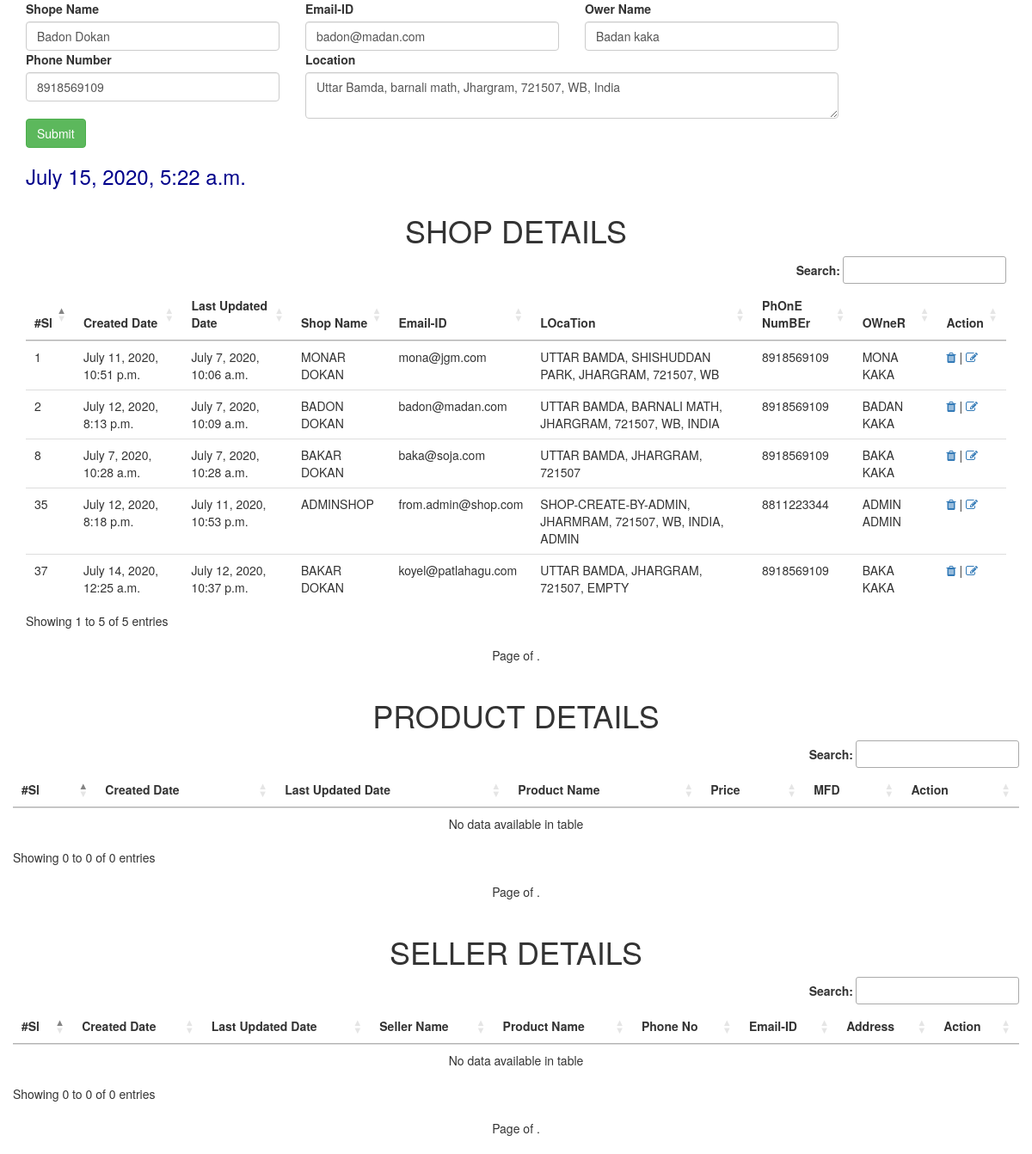
Page /myapp1/hello/2/edit on the committed database.
### myapp1/models.py (models this page shows)
class MyShop(models.Model):
    shop_name = models.CharField(max_length=100)
    shop_email = models.EmailField(max_length=100)
    shop_location = models.TextField()
    shop_phono = models.IntegerField(null=False, blank=False)
    shop_ownner = models.CharField(max_length=100, null=False, blank=False)
    shop_owner_pic = models.ImageField(upload_to='shop', max_length=100, default="N/A")
    created_at = models.DateTimeField(auto_now=True)
    updated_at = models.DateTimeField(auto_now_add=True)
    class Meta:
        db_table = "ShopDetail"

### myapp1/views.py (the view)
def hello_single(request, id):
    today_time = datetime.datetime.now()
    row = get_object_or_404(MyShop, id = id)
    obj = {"edit": 1, "shop": 1, "editval": row, "shopdetails": MyShop.objects.all().order_by('-id'), "datetime": today_time}
    template = loader.get_template('hello.html')
    return HttpResponse(template.render(obj))

### myapp1/templates/hello.html (shortened to what this page needs)
{% extends "layout/layout.html" %}
    {% block content %}
        {% if edit == 1 and shop == 1 %}
        <div class="container">
            <form method="post" action="{% url 'shop-update' editval.id %}">
                <div class="row">
                    <div class="col-md-10">
                        <div class="row">
                            <div class="col-md-4">
                                <label for="">Shope Name</label>
                                <input type="text" name="shopname" value="{% if edit == 1 %}{{editval.shop_name}}{% endif %}" id="shopname" class="form-control" placeholder="Shop Name">
                            </div>
                            <div class="col-md-4">
                                <label for="">Email-ID</label>
                                <input type="email" name="emailid" value="{% if edit == 1 %}{{editval.shop_email}}{% endif %}" id="emailid" class="form-control" placeholder="example@yopmail.com">
                            </div>
                            <div class="col-md-4">
                                <label for="">Ower Name</label>
                                <input type="text" name="owername" value="{% if edit == 1 %}{{editval.shop_ownner}}{% endif %}" id="owername" class="form-control" placeholder="Owner Name">
                            </div>
                        </div>
                    </div>
                </div>
                <div class="row">
                    <div class="col-md-10">
                        <div class="row">
                            <div class="col-md-4">
                                <label for="">Phone Number</label>
                                <input type="number" name="phoneno" value="{% if edit == 1 %}{{editval.shop_phono}}{% endif %}" id="phoneno" class="form-control" placeholder="Enter Phone NUmber">
                            </div>
                            <div class="col-md-8">
                                <label for="">Location</label>
                                <textarea name="location" id="location"value="{% if edit == 1 %}{{editval.shop_location}}{% endif %}"class="form-control" placeholder="Enter Your Full LOcation">{% if edit == 1 %}{{editval.shop_location}}{% endif %}</textarea>
                            </div>
                        </div>
                    </div>
                </div>
                <div class="row">
                    <div class="col-md-12 text-left">
                        <button type="submit" class="btn btn-success">Submit</button>
                    </div>
                </div>
            </form>
        </div>
        {% endif %}
        <div class="container">
            <div class="row">
                <div class="col-md-12">
                    <h3><span style="color:darkblue">{{datetime}}</span></h3>
                </div>
            </div>
            <div class="row">
                <div class="col-md-12">
                    <div class="row">
                        <div class="col-md-12 text-center">
                            <h1>SHOP DETAILS</h1>
                        </div>
                    </div>
                    <div class="row">
                        <div class="col-md-12">
                            <table style="border: darkred;" class="table table-hover table-border" id="shoptbl" title="EVERY SHOP DETAILS">
                                <thead>
                                    <tr>
                                        <th>#Sl</th>
                                        <th>Created Date</th>
                                        <th>Last Updated Date</th>
                                        <th>Shop Name</th>
                                        <th>Email-ID</th>
                                        <th>LOcaTion</th>
                                        <th>PhOnE NumBEr</th>
                                        <th>OWneR</th>
                                        <th>Action</th>
                                    </tr>
                                </thead>
                                <tbody>
                                    {% for sd in shopdetails %}
                                    <tr>
                                        <td>{{sd.id}}</td>
                                        <td>{{sd.created_at}}</td>
                                        <td>{{sd.updated_at}}</td>
                                        <td>{{sd.shop_name|upper}}</td>
                                        <td>{{sd.shop_email}}</td>
                                        <td>{{sd.shop_location|upper}}</td>
                                        <td>{{sd.shop_phono}}</td>
                                        <td>{{sd.shop_ownner|upper}}</td>
                                        <td>
                                            <a href="{% url 'shop-delete' id=sd.id %}"><i class="fa fa-trash"></i></a> |
                                            <a href="{% url 'single-shop' id=sd.id %}"><i class="fa fa-edit"></i></a>
                                        </td>
                                    </tr>
                                    {% endfor %}
                                </tbody>
                            </table>
                        </div>
                    </div>
                    <div class="row text-center">
                        <div class="pagination">
                            <span class="step-links">
                                <span class="current">
                                    Page {{ shopdetails.number }} of {{ shopdetails.paginator.num_pages }}.
                                </span>
                            </span>
                        </div>
                    </div>
                </div>
            </div>
            <div class="row">
                <div class="col-md-12">
                    <div class="row">
                        <div class="col-md-12 text-center">
                            <h1>PRODUCT DETAILS</h1>
                        </div>
                    </div>
                    <div class="row">
                        <table style="border: darkred;" class="table table-hover table-border" id="producttbl" title="EVERY PRODUCT DETAILS">
                            <thead>
                                <tr>
                                    <th>#Sl</th>
                                    <th>Created Date</th>
                                    <th>Last Updated Date</th>
                                    <th>Product Name</th>
                                    <th>Price</th>
                                    <th>MFD</th>
                                    <th>Action</th>
                                </tr>
                            </thead>
                            <tbody>
                            </tbody>
                        </table>
                    </div>
                    <div class="row text-center">
                        <div class="pagination">
                            <span class="step-links">
                                <span class="current">
                                    Page {{ products.number }} of {{ products.paginator.num_pages }}.
                                </span>
                            </span>
                        </div>
                    </div>
                </div>
            </div>
            <div class="row">
                <div class="col-md-12">
                    <div class="row">
                        <div class="col-md-12 text-center">
                            <h1>SELLER DETAILS</h1>
                        </div>
                    </div>
                    <div class="row">
                        <table style="border: darkred;" class="table table-hover table-border" id="sellertbl" title="EVERY SELLER DETAILS">
                            <thead>
                                <tr>
                                    <th>#Sl</th>
                                    <th>Created Date</th>
                                    <th>Last Updated Date</th>
                                    <th>Seller Name</th>
                                    <th>Product Name</th>
                                    <th>Phone No</th>
                                    <th>Email-ID</th>
                                    <th>Address</th>
                                    <th>Action</th>
                                </tr>
                            </thead>
                            <tbody>
                            </tbody>
                        </table>
                    </div>
                    <div class="row text-center">
                        <div class="pagination">
                            <span class="step-links">
                                <span class="current">
                                    Page {{ sellers.number }} of {{ sellers.paginator.num_pages }}.
                                </span>
                            </span>
                        </div>
                    </div>
                </div>
            </div>
        </div>
    {% endblock %}

### rows in the picture
MyShop: shopname "Badon Dokan", emailid "badon@madan.com", owername "Badan kaka", phoneno "8918569109", location "Uttar Bamda, barnali math, Jhargram, 721507, WB, India", id "2", created_at "July 12, 2020, 8:13 p.m.", updated_at "July 7, 2020, 10:09 a.m.", shop_name "BADON DOKAN", shop_email "badon@madan.com", shop_location "UTTAR BAMDA, BARNALI MATH, JHARGRAM, 721507, WB, INDIA", shop_phono "8918569109", shop_ownner "BADAN KAKA"
MyShop: id "37", created_at "July 14, 2020, 12:25 a.m.", updated_at "July 12, 2020, 10:37 p.m.", shop_name "BAKAR DOKAN", shop_email "koyel@patlahagu.com", shop_location "UTTAR BAMDA, JHARGRAM, 721507, EMPTY", shop_phono "8918569109", shop_ownner "BAKA KAKA"
MyShop: id "35", created_at "July 12, 2020, 8:18 p.m.", updated_at "July 11, 2020, 10:53 p.m.", shop_name "ADMINSHOP", shop_email "from.admin@shop.com", shop_location "SHOP-CREATE-BY-ADMIN, JHARMRAM, 721507, WB, INDIA, ADMIN", shop_phono "8811223344", shop_ownner "ADMIN ADMIN"
MyShop: id "8", created_at "July 7, 2020, 10:28 a.m.", updated_at "July 7, 2020, 10:28 a.m.", shop_name "BAKAR DOKAN", shop_email "baka@soja.com", shop_location "UTTAR BAMDA, JHARGRAM, 721507", shop_phono "8918569109", shop_ownner "BAKA KAKA"
MyShop: id "1", created_at "July 11, 2020, 10:51 p.m.", updated_at "July 7, 2020, 10:06 a.m.", shop_name "MONAR DOKAN", shop_email "mona@jgm.com", shop_location "UTTAR BAMDA, SHISHUDDAN PARK, JHARGRAM, 721507, WB", shop_phono "8918569109", shop_ownner "MONA KAKA"
